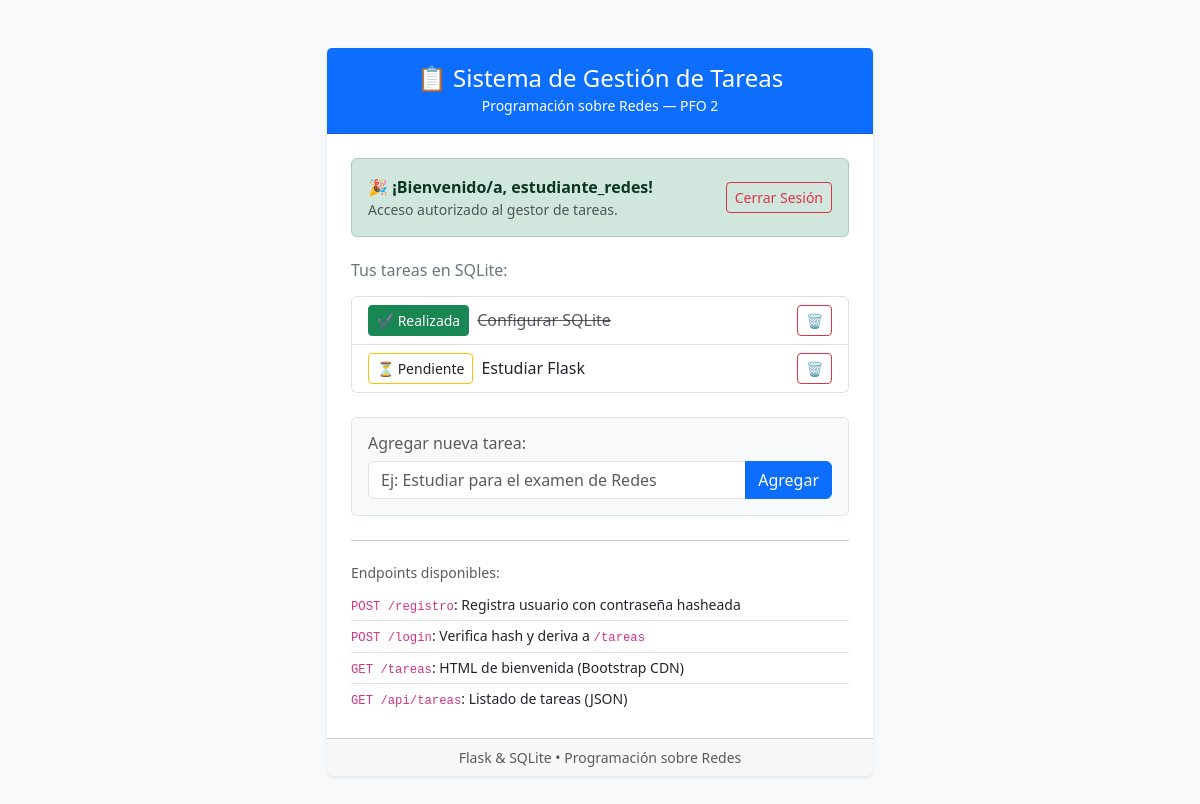
The page /tareas (signed in) on the database as committed earlier.
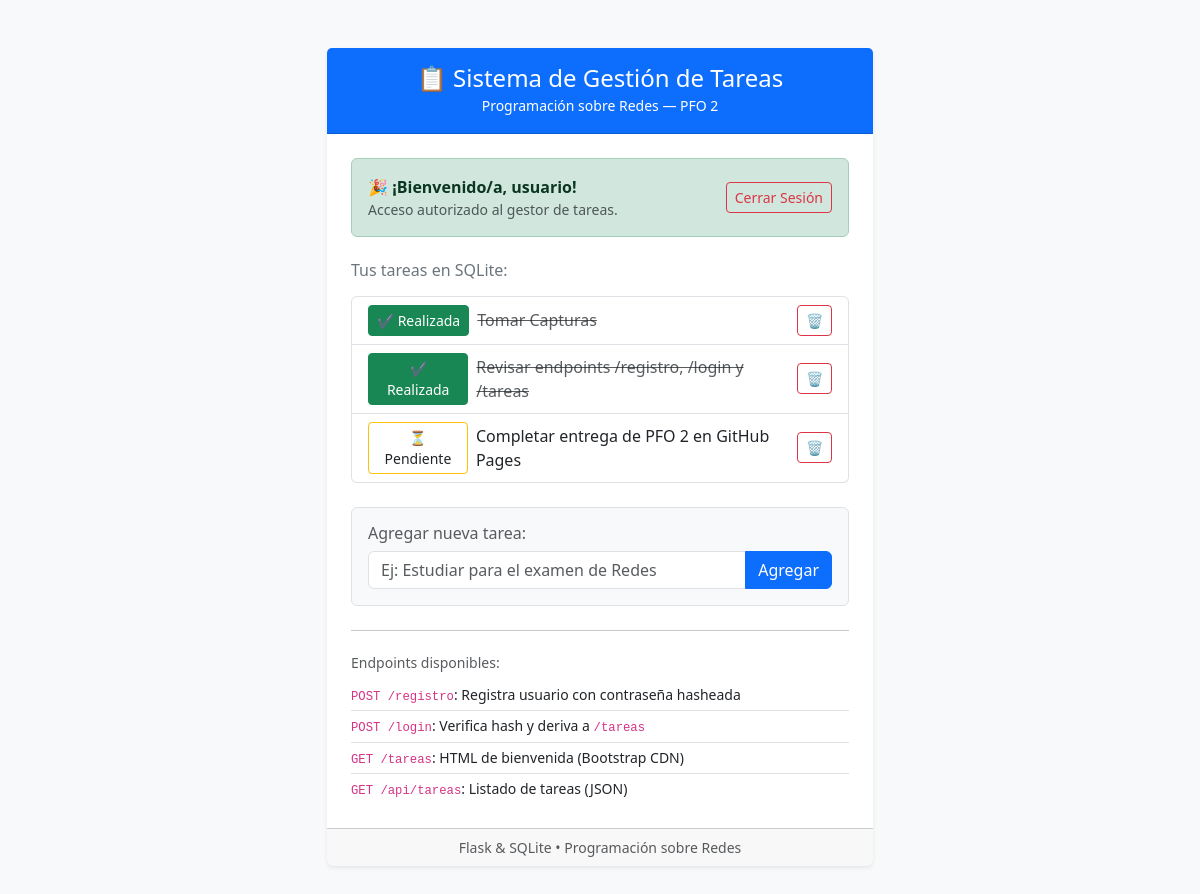
The same page on the database as committed later.
### tables this page shows
CREATE TABLE usuarios (
            id INTEGER PRIMARY KEY AUTOINCREMENT,
            usuario TEXT UNIQUE NOT NULL,
            contrasenia_hash TEXT NOT NULL
        );

CREATE TABLE tareas (
            id INTEGER PRIMARY KEY AUTOINCREMENT,
            usuario_id INTEGER NOT NULL,
            titulo TEXT NOT NULL,
            completada INTEGER DEFAULT 0,
            fecha_creacion TIMESTAMP DEFAULT CURRENT_TIMESTAMP,
            FOREIGN KEY (usuario_id) REFERENCES usuarios (id)
        );

### servidor.py (the view)
@app.route("/tareas", methods=["GET"])
def tareas_vista():
    usuario_info = obtener_usuario_actual()
    lista_tareas = []
    if usuario_info:
        conn = get_db()
        cursor = conn.cursor()
        cursor.execute(
            "SELECT id, titulo, completada FROM tareas WHERE usuario_id = ? ORDER BY id DESC",
            (usuario_info["id"],)
        )
        lista_tareas = cursor.fetchall()
        conn.close()
    error_param = request.args.get("error")
    return render_template(
        "tareas.html",
        usuario=usuario_info["usuario"] if usuario_info else None,
        tareas=lista_tareas,
        error=error_param
    )

### servidor.py (called while the page is built, shortened)
def get_db():
    conn = sqlite3.connect(DB_NAME)
    conn.row_factory = sqlite3.Row
    return conn

def obtener_usuario_actual():
    if "usuario_id" in session:
        conn = get_db()
        cursor = conn.cursor()
        cursor.execute(
            "SELECT id, usuario FROM usuarios WHERE id = ?",
            (session["usuario_id"],)
        )
        usuario_row = cursor.fetchone()
        conn.close()
        if usuario_row:
            return dict(usuario_row)

### templates/tareas.html (shortened to what this page needs)
<!DOCTYPE html>
<html lang="es">
<head>
    <link href="https://cdn.jsdelivr.net/npm/bootstrap@5.3.3/dist/css/bootstrap.min.css" rel="stylesheet">
</head>
<body class="bg-light">
    <div class="container py-5">
        <div class="row justify-content-center">
            <div class="col-md-8 col-lg-6">
                <div class="card shadow-sm border-0">
                    <div class="card-header bg-primary text-white text-center py-3">
                        <h4 class="mb-0">📋 Sistema de Gestión de Tareas</h4>
                        <small>Programación sobre Redes — PFO 2</small>
                    </div>
                    <div class="card-body p-4">
                        {% if usuario %}
                            <div class="alert alert-success d-flex justify-content-between align-items-center mb-4" role="alert">
                                <div>
                                    🎉 <strong>¡Bienvenido/a, {{ usuario }}!</strong>
                                    <div class="small text-muted">Acceso autorizado al gestor de tareas.</div>
                                </div>
                                <a href="/logout" class="btn btn-outline-danger btn-sm">Cerrar Sesión</a>
                            </div>
                            <h6 class="text-secondary mb-3">Tus tareas en SQLite:</h6>
                            {% if tareas %}
                                <ul class="list-group mb-4">
                                    {% for t in tareas %}
                                        <li class="list-group-item d-flex justify-content-between align-items-center py-2">
                                            <div class="d-flex align-items-center gap-2">
                                                <button onclick="toggleTarea({{ t.id }})"
                                                        class="btn btn-sm {% if t.completada %}btn-success{% else %}btn-outline-warning text-dark{% endif %}"
                                                        title="Clic para cambiar estado">
                                                    {% if t.completada %}✔ Realizada{% else %}⏳ Pendiente{% endif %}
                                                </button>
                                                <span class="{% if t.completada %}text-decoration-line-through text-muted{% else %}fw-medium{% endif %}">
                                                    {{ t.titulo }}
                                                </span>
                                            </div>
                                            <button onclick="eliminarTarea({{ t.id }})" class="btn btn-outline-danger btn-sm" title="Eliminar tarea">
                                                🗑
                                            </button>
                                        </li>
                                    {% endfor %}
                                </ul>
                            {% else %}
                                <div class="alert alert-info py-2 text-center mb-4">
                                    Aún no tienes tareas registradas.
                                </div>
                            {% endif %}
                            <div class="card bg-light border p-3">
                                <h6 class="card-title text-muted mb-2">Agregar nueva tarea:</h6>
                                <form id="formTarea" onsubmit="crearTarea(event)">
                                    <div class="input-group">
                                        <input type="text" id="nuevaTareaTitulo" class="form-control" placeholder="Ej: Estudiar para el examen de Redes" required>
                                        <button class="btn btn-primary" type="submit">Agregar</button>
                                    </div>
                                </form>
                            </div>
                        {% endif %}
                        <hr class="my-4">
                        <div class="text-start">
                            <h6 class="text-muted small mb-2">Endpoints disponibles:</h6>
                            <ul class="list-group list-group-flush small">
                                <li class="list-group-item px-0 py-1"><code>POST /registro</code>: Registra usuario con contraseña hasheada</li>
                                <li class="list-group-item px-0 py-1"><code>POST /login</code>: Verifica hash y deriva a <code>/tareas</code></li>
                                <li class="list-group-item px-0 py-1"><code>GET /tareas</code>: HTML de bienvenida (Bootstrap CDN)</li>
                                <li class="list-group-item px-0 py-1"><code>GET /api/tareas</code>: Listado de tareas (JSON)</li>
                            </ul>
                        </div>
                    </div>
                    <div class="card-footer text-muted text-center py-2 small">
                        Flask &amp; SQLite &bull; Programación sobre Redes
                    </div>
                </div>
            </div>
        </div>
    </div>
</body>
</html>

Rows that differ between the two databases and show on the page:
removed tareas: completada "✔ Realizada", titulo "Configurar SQLite"
removed tareas: completada "⏳ Pendiente", titulo "Estudiar Flask"
changed usuarios: usuario "estudiante_redes" → "usuario"
added tareas: completada "✔ Realizada", titulo "Tomar Capturas"
added tareas: completada "✔ Realizada", titulo "Revisar endpoints /registro, /login y /tareas"
added tareas: completada "⏳ Pendiente", titulo "Completar entrega de PFO 2 en GitHub Pages"
